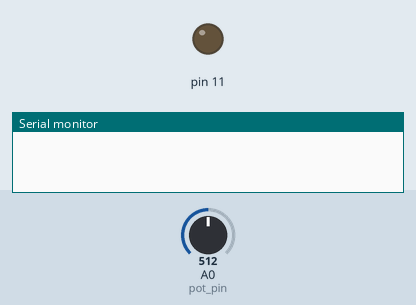
Bench run of a sketch on a simulated Arduino Uno, built with avr-gcc and run on an emulated ATmega328P. Shown: output pins drawn as LEDs (lit = HIGH), the last lines printed to the serial monitor. The inputs (shaded band) are chosen by the test bench; at power-on: A0 (pot_pin) = 512.

Above: at 2.0 s.
2.1 s: A0 (pot_pin) set to 532
At 3.1 s:
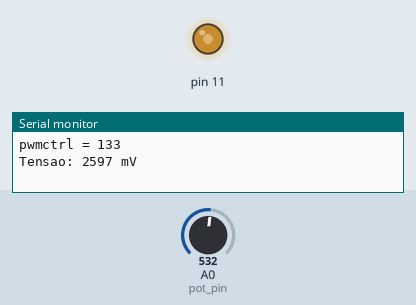
3.9 s: A0 (pot_pin) set to 511
At 6.0 s:
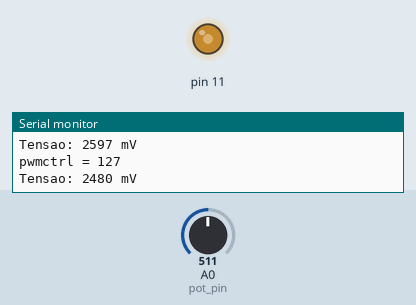
6.3 s: A0 (pot_pin) set to 122
At 8.0 s:
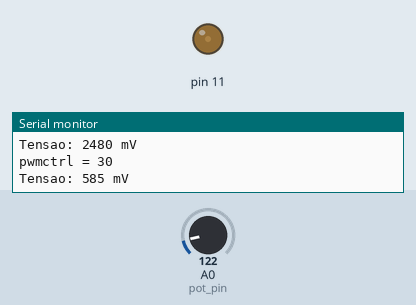
8.7 s: A0 (pot_pin) set to 900
At 9.9 s:
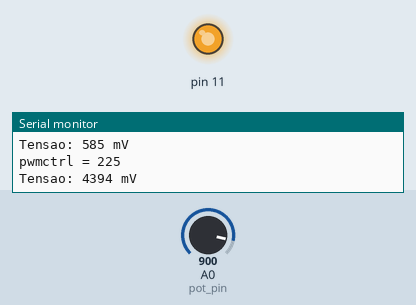
Timing chart, 0 to 11.7 s (numbered marks = the images above; inputs shaded):
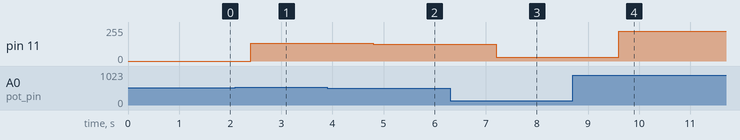

The sketch:

pwm_8_bits.ino
```cpp
int pwmctrl = 128; // must be in [0, 255] for analogWrite
int pot_pin = A0;
void setup() {
  Serial.begin(9600);
}

void loop() {
  // Convertendo para 8 bits
  unsigned int newpwm = analogRead(pot_pin) >> 2;
  unsigned long tensao = (5000*(unsigned long)newpwm) / 256;

  if (newpwm != pwmctrl) {
    pwmctrl = newpwm;
    Serial.print("pwmctrl = ");
    Serial.println(pwmctrl);
    Serial.print("Tensao: ");
    Serial.print(tensao);
    Serial.println(" mV");
    analogWrite(11, pwmctrl);
  }

  delay(1200);
}
```

Measured:
- the behaviour switches between 515 and 516 on A0 (pot_pin) (found by bisection; images 0 and 1)
- after the input at 2.1 s, pin 11: 0/255 → 133/255 after 0.30 s
- after the input at 3.9 s, pin 11: 133/255 → 127/255 after 0.90 s
- after the input at 6.3 s, pin 11: 127/255 → 30/255 after 0.90 s
- after the input at 8.7 s, pin 11: 30/255 → 225/255 after 0.90 s
